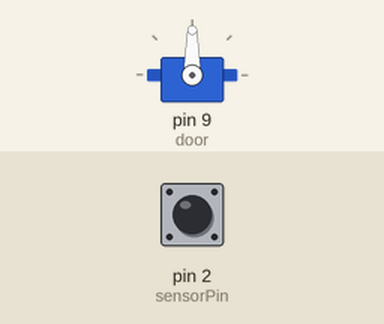
Recording of a sketch running on a simulated Arduino Uno, built with avr-gcc and run on an emulated ATmega328P. Shown: servo. The inputs (shaded band) are chosen by the test bench; at power-on: pin 2 (sensorPin) LOW.

Above: at 1.2 s.
1.3 s: pin 2 (sensorPin) pulsed HIGH 2 times (0.12 s each, 0.3 s apart)
At 4.7 s:
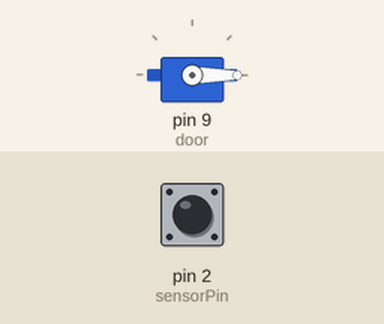
4.9 s: pin 2 (sensorPin) driven HIGH
At 5.2 s:
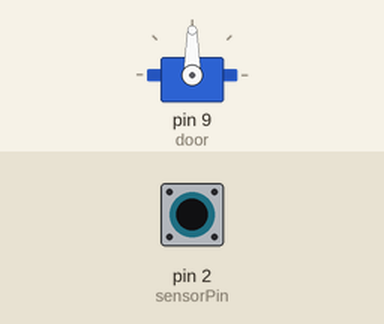
6.4 s: pin 2 (sensorPin) driven LOW
At 8.6 s:
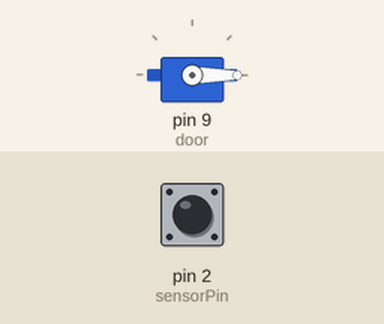
Timing chart, 0 to 10.1 s (numbered marks = the images above; inputs shaded):
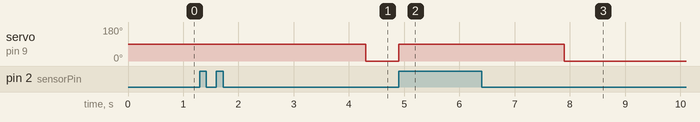

Measured:
- after the input at 1.3 s, servo on pin 9 (door): 90° → 0° after 3.0 s
- after the input at 4.9 s, servo on pin 9 (door): 0° → 90° at once
- after the input at 6.4 s, servo on pin 9 (door): 90° → 0° after 1.5 s

The sketch:

week11_optimized_logic.ino
```cpp
#include <Servo.h>

Servo door;
int sensorPin = 2;
int state = 0;

void setup() {
  pinMode(sensorPin, INPUT);
  door.attach(9);
}

void loop() {
  int motion = digitalRead(sensorPin);

  if (motion == HIGH && state == 0) {
    door.write(90);
    delay(3000);
    state = 1;
  }

  if (motion == LOW && state == 1) {
    door.write(0);
    state = 0;
  }
}
```
